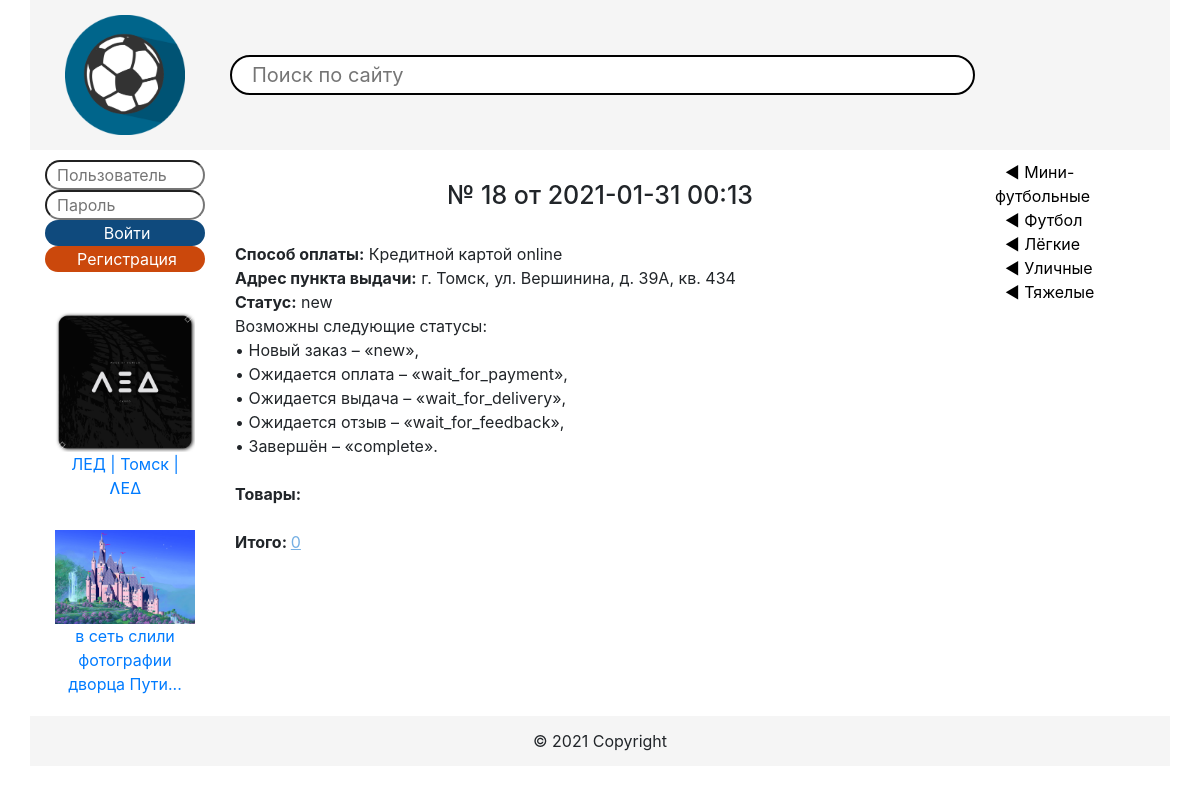
/order/check/18, run on the app's committed database.
### shop/models.py (models this page shows, shortened)
class Advertisement(models.Model):
    name = models.CharField(max_length=255)
    image = models.ImageField(upload_to='advertisement')
    url = models.URLField()

class SportType(models.Model):
    name = models.CharField(max_length=255, verbose_name='The name of sport')

### order/models.py (models this page shows, shortened)
class Order(models.Model):
    customer = models.ForeignKey(User, on_delete=models.CASCADE)
    products = models.ManyToManyField(ProductInCart, verbose_name='List of purchased products')
    address = models.ForeignKey(DeliveryAddress, on_delete=models.DO_NOTHING)
    status = models.IntegerField(verbose_name='Condition of the order. See «OrderStatus» enum')
    payment_method = models.ForeignKey(PaymentMethod, on_delete=models.DO_NOTHING)
    creation_datetime = models.DateTimeField()
    @property
    def total_cost(self):
        sum_cost = 0
        for product_in_cart in self.products.all():
            sum_cost += product_in_cart.product.price * product_in_cart.quantity
        return sum_cost
    @property
    def status_str(self):
        return OrderStatus(self.status).name

class PaymentMethod(models.Model):
    name = models.CharField(max_length=100)
    description = models.TextField()

class DeliveryAddress(models.Model):
    city = models.CharField(max_length=20)
    street = models.CharField(max_length=20)
    house = models.CharField(max_length=20)
    office = models.CharField(max_length=20)
    def __str__(self):
        return f"г. {self.city}, ул. {self.street}, д. {self.house}, кв. {self.office}"

### order/views.py (the view)
# urls.py: path("check/<int:order_id>", views.check_order_page, name="check_order_page"),
def check_order_page(request: HttpRequest, order_id: int):
    selected_order = get_object_or_404(Order, id=order_id)
    return render(request, 'order.html', {'order': selected_order})

### shop/templatetags/tags.py (called while the page is built)
@register.simple_tag()
def get_categories():
    return SportType.objects.all()

@register.simple_tag()
def get_advertisements():
    return Advertisement.objects.all()

### templates/order.html (shortened to what this page needs)
{% extends "base.html" %}
{% load static %}
{% block content %}
    <div class="col-8 order">
        <h1>№ {{ order.id }} от {{ order.creation_datetime|date:'Y-m-d H:i' }}</h1><br>
        <b>Способ оплаты:</b> {{ order.payment_method.name }}<br>
        <b>Адрес пункта выдачи:</b> {{ order.address }}<br>
        <b>Статус:</b> {{ order.status_str }}<br>
        Возможны следующие статусы:<br>
        •	Новый заказ – «new»,<br>
        •	Ожидается оплата – «wait_for_payment»,<br>
        •	Ожидается выдача – «wait_for_delivery»,<br>
        •	Ожидается отзыв – «wait_for_feedback»,<br>
        •	Завершён – «complete».<br><br>
        <b>Товары:</b><br>
        <br>
        <b>Итого: </b><u>{{ order.total_cost }}</u><br>
    </div>
{% endblock %}

### templates/base.html (shortened to what this page needs)
{% load static %}
{% load tags %}
{% get_categories as categories %}
{% get_advertisements as advertisements %}
<!doctype html>
<html lang="ru">
<head>
    <link rel="stylesheet" type="text/css" href="{% static "slick/slick.css" %}"/>
    <link rel="stylesheet" type="text/css" href="{% static "slick/slick-theme.css" %}"/>
    <link rel="stylesheet" href="https://stackpath.bootstrapcdn.com/bootstrap/4.5.0/css/bootstrap.min.css"
>
    <link rel="stylesheet" href="{% static "/css/styles.css" %}">
</head>
<body>
<div class="container">
    <div class="row header">
        <div class="col-2" id="logo">
            <a href="{% url "index_page" %}"><img src="{% static "img/logo.webp" %}" alt="Logo" height="100%"></a>
        </div>
        <div class="col-8" id="search">
            <form action="{% url "search_form" %}" method="get">
                <label>
                    <input type="text" placeholder="Поиск по сайту" name="query">
                </label>
            </form>
        </div>
    </div>
    <div class="row">
        <div class="col-2" id="icons">
            {% if request.user.is_authenticated %}
            <a href="{% url "user_profile_page" %}">
                <img src="{% static "img/account.png" %}" width="70px" alt="Account">
            </a><br>
            <a href="{% url "cart_page" %}">
                <img src="{% static "img/basket.png" %}" width="70px" alt="Shopping Cart">
            </a>
            {% else %}
            <form action="{% url "login_form" %}" method="post">
                <input type="text" name=username placeholder="Пользователь">
                <input type="password" name=password placeholder="Пароль">
                <input type="submit" value="Войти">
            </form>
            <a href="{% url "registration_page" %}"><input type="submit" value="Регистрация"></a>
            {% endif %}
            {% block right_div %}
            <div id="border-div">
                {% for advertisement in advertisements %}
                    <div>
                        <a href="{{ advertisement.url }}">
                            <img src="/static/media{{ advertisement.image.url }}" title="{{ advertisement.name }}"
                                 alt="{{ advertisement.name }}"><br>
                            {{ advertisement.name }}
                        </a>
                    </div>
                {% endfor %}
            </div>
            {% endblock %}
        </div>
        {% block content %}{% endblock %}
        <div class="col-2">
            {% block left_div %}
                <div id="border-div">
                    <ul>
                        {% for category in categories %}
                            <li><a href="{% url "catalog" category.id %}" title="{{ category.description }}">
                            ◀ {{ category.name }}
                        </a>
                        {% endfor %}
                    </ul>
                </div>
            {% endblock %}
        </div>
    </div>
    <div class="row footer">
        <div class="col-12">
            © 2021 Copyright
        </div>
    </div>
</div>
</body>
</html>

### static/css/styles.css (style rules this page uses)
body { background: white; }
.container { background-color: white; }
.header { background-color: whitesmoke; }
#logo { padding: 15px; text-align: center; height: 150px; }
#logo img { border-radius: 5px; }
#search { padding-left: 0; }
#search input { height: 40px; border-radius: 35px; width: 100%; border: black solid 2px; margin: 55px 10px; padding-left: 20px; font-size: 20px; }
#search label { padding-top: 0px; line-height: 107px; width: 100%; height: 127px; }
#icons { text-align: center; }
#icons img { padding-top: 20px; background-color: white; }
#icons input[type="submit"] { background-color: #cb480c; border: black solid 0px; color: white; width: 100%; padding-left: 10px; border-radius: 15px; }
#icons form { padding-top: 10px; }
#icons form input { width: 100%; padding-left: 10px; border-radius: 15px; }
#icons form input[type="submit"] { background-color: #0F4A7D; border: black solid 0px; color: white; }
#border-div { width: 100%; margin-top: 10px; margin-bottom: 10px; }
#border-div ul { padding-left: 0; list-style-type: none; }
#border-div ul li a { color: black; padding-left: 10px; list-style-type: none; }
#border-div div:first-of-type { padding: 10px; }
#border-div div { padding: 0 10px 10px; }
#border-div a img { width: 100%; }
.footer { background-color: #F5F5F5; line-height: 50px; text-align: center; }
.order h1 { font-size: 25px; text-align: center; padding-top: 30px; }
.order u { color: #75AFE3; }

### data on the page
Advertisement: image (picture), name "ЛЕД | Томск | ɅE∆"
Advertisement: image (picture), name "в сеть слили фотографии дворца Пути..."
Order: id "18", creation_datetime "2021-01-31 00:13", payment_method.name "Кредитной картой online", address "г. Томск, ул. Вершинина, д. 39А, кв. 434", status_str "new", total_cost "0"
SportType: name "Мини-футбольные"
SportType: name "Футбол"
SportType: name "Лёгкие"
SportType: name "Уличные"
SportType: name "Тяжелые"
